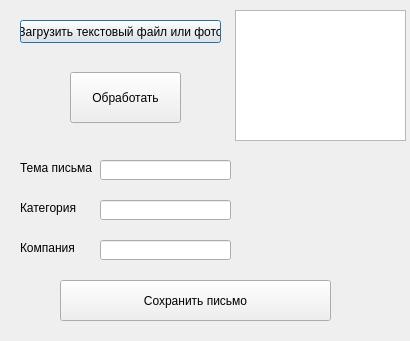
<?xml version="1.0" encoding="UTF-8"?>
<ui version="4.0">
 <class>Dialog</class>
 <widget class="QDialog" name="Dialog">
  <property name="geometry">
   <rect>
    <x>0</x>
    <y>0</y>
    <width>410</width>
    <height>341</height>
   </rect>
  </property>
  <property name="windowTitle">
   <string>Dialog</string>
  </property>
  <widget class="QListWidget" name="listWidget">
   <property name="geometry">
    <rect>
     <x>235</x>
     <y>10</y>
     <width>171</width>
     <height>131</height>
    </rect>
   </property>
  </widget>
  <widget class="QPushButton" name="pushButton">
   <property name="geometry">
    <rect>
     <x>20</x>
     <y>20</y>
     <width>201</width>
     <height>23</height>
    </rect>
   </property>
   <property name="text">
    <string>Загрузить текстовый файл или фото</string>
   </property>
  </widget>
  <widget class="QPushButton" name="pushButton_2">
   <property name="geometry">
    <rect>
     <x>70</x>
     <y>72</y>
     <width>111</width>
     <height>51</height>
    </rect>
   </property>
   <property name="text">
    <string>Обработать</string>
   </property>
  </widget>
  <widget class="QLabel" name="label">
   <property name="geometry">
    <rect>
     <x>20</x>
     <y>160</y>
     <width>81</width>
     <height>16</height>
    </rect>
   </property>
   <property name="text">
    <string>Тема письма</string>
   </property>
  </widget>
  <widget class="QLabel" name="label_2">
   <property name="geometry">
    <rect>
     <x>20</x>
     <y>200</y>
     <width>71</width>
     <height>16</height>
    </rect>
   </property>
   <property name="text">
    <string>Категория</string>
   </property>
  </widget>
  <widget class="QLabel" name="label_3">
   <property name="geometry">
    <rect>
     <x>20</x>
     <y>240</y>
     <width>61</width>
     <height>16</height>
    </rect>
   </property>
   <property name="text">
    <string>Компания</string>
   </property>
  </widget>
  <widget class="QLineEdit" name="lineEdit">
   <property name="geometry">
    <rect>
     <x>100</x>
     <y>160</y>
     <width>131</width>
     <height>20</height>
    </rect>
   </property>
  </widget>
  <widget class="QLineEdit" name="lineEdit_2">
   <property name="geometry">
    <rect>
     <x>100</x>
     <y>200</y>
     <width>131</width>
     <height>20</height>
    </rect>
   </property>
  </widget>
  <widget class="QLineEdit" name="lineEdit_3">
   <property name="geometry">
    <rect>
     <x>100</x>
     <y>240</y>
     <width>131</width>
     <height>20</height>
    </rect>
   </property>
  </widget>
  <widget class="QPushButton" name="pushButton_3">
   <property name="geometry">
    <rect>
     <x>60</x>
     <y>280</y>
     <width>271</width>
     <height>41</height>
    </rect>
   </property>
   <property name="text">
    <string>Сохранить письмо</string>
   </property>
  </widget>
 </widget>
 <resources/>
 <connections/>
</ui>
